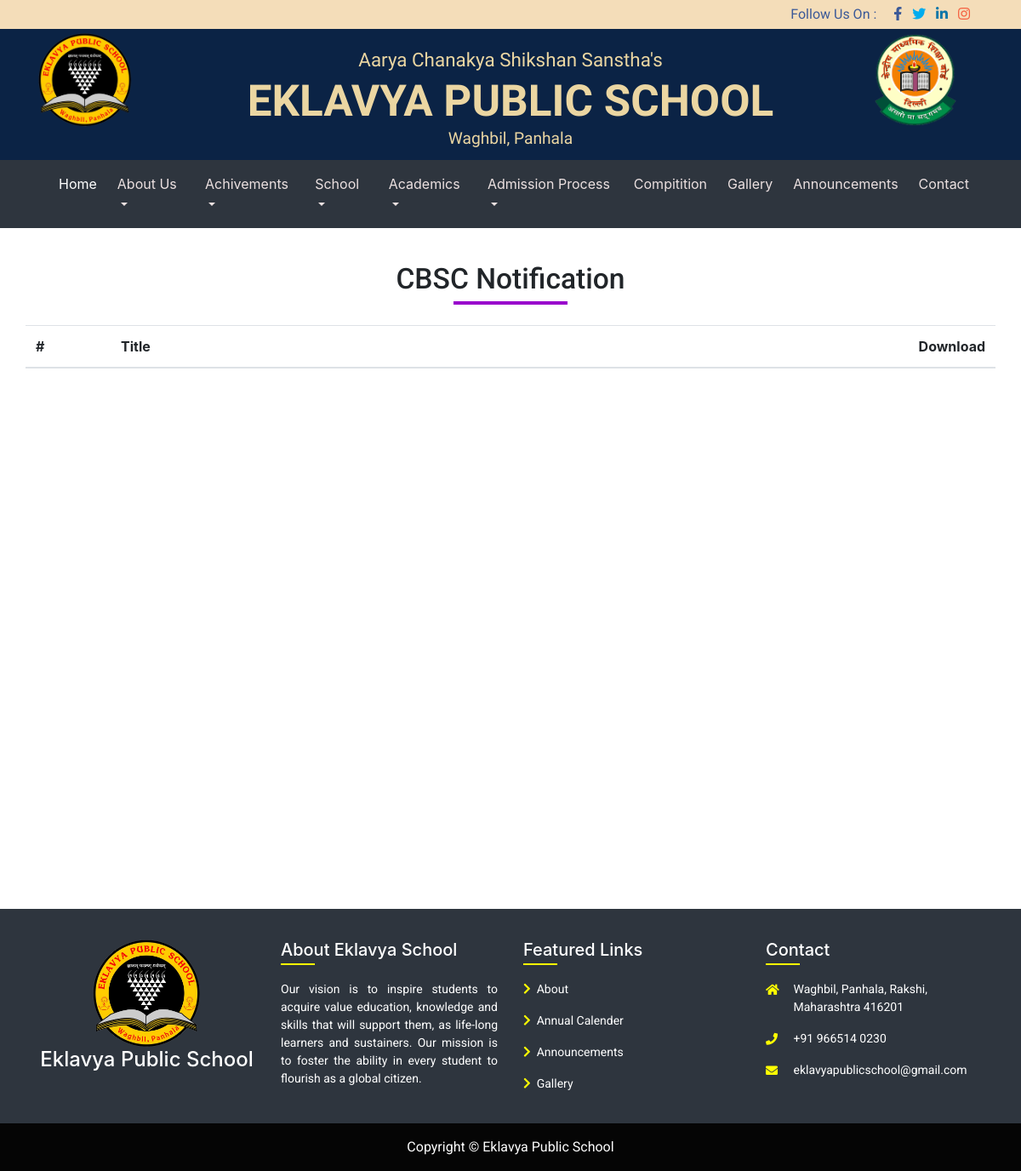
The page /Website/cbsc_notification on the database as committed earlier.
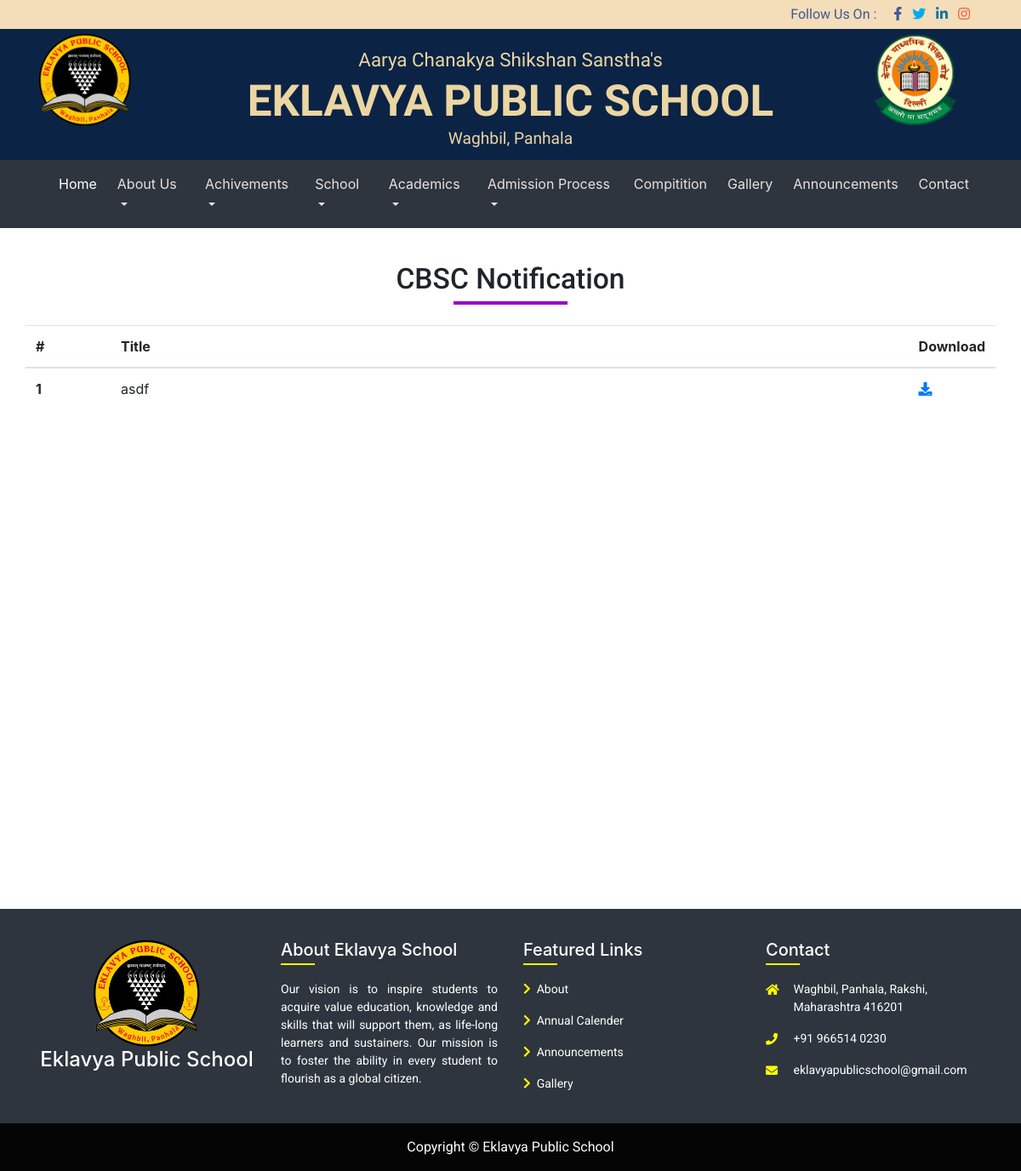
The same page on the database as committed later.
### tables this page shows
CREATE TABLE `notification` (
  `notification_id` int(11) NOT NULL,
  `notification_no` int(11) NOT NULL,
  `notification_date` varchar(20) NOT NULL,
  `notification_type` varchar(100) NOT NULL,
  `notification_title` text NOT NULL,
  `notification_image` varchar(250) NOT NULL,
  `notification_status` int(11) NOT NULL DEFAULT 1,
  `date` timestamp NOT NULL DEFAULT current_timestamp() ON UPDATE current_timestamp()
);

### application/controllers/Website.php (called while the page is built, shortened)
<?php
class Website extends CI_Controller {
	public function __construct(){
    $this->load->model('Admin_Model');
  }
	public function cbsc_notification(){
		$data['cbsc_notification_list'] = $this->Admin_Model->get_cbsc_notification('Notification');
		$data['title'] = 'Notification';
		$this->load->view('Include/header',$data);
		$this->load->view('Website/cbsc_notification',$data);
		$this->load->view('Include/footer',$data);
	}
}

### index.php (called while the page is built, shortened)
<?php
require_once BASEPATH.'core/CodeIgniter.php';

### application/models/Admin_Model.php (called while the page is built, shortened)
<?php
class Admin_Model extends CI_Model{
  public function get_cbsc_notification($type){
    $this->db->select('*');
    $this->db->where('notification_type',$type);
    $this->db->where('notification_status',1);
    $this->db->order_by('notification_id', 'DESC');
    $this->db->from('notification');
    $query = $this->db->get();
    $result = $query->result();
    return $result;
  }
}
?>

### application/views/Website/cbsc_notification.php (the view)
<section class="gallery-page"  style="height:100vh;">
  <div class="container">
    <div class="col-md-12">
      <h1 class="page-heading text-center"> CBSC <?php echo $title; ?></h1>
    </div>
    <div class="row">
      <table class="table table-hover">
        <thead>
          <tr>
            <th class="w-90" scope="col">#</th>
            <th scope="col">Title</th>
            <th class="w-90" scope="col">Download</th>
          </tr>
        </thead>
        <tbody>
          <?php $i=0; foreach ($cbsc_notification_list as $list1) { $i++; ?>
            <tr>
              <th class="w-90"scope="row"><?php echo $i; ?></th>
              <td><?php echo $list1->notification_title; ?></td>
              <td class="w-90" > <a target="_blank" href="<?php echo base_url(); ?>assets/images/notification/<?php echo $list1->notification_image; ?>"><i class="fa fa-download"></i></a> </td>
            </tr>
          <?php } ?>
        </tbody>
      </table>
    </div>
  </div>
</section>

Rows that differ between the two databases and show on the page:
added notification: notification_title "asdf"
